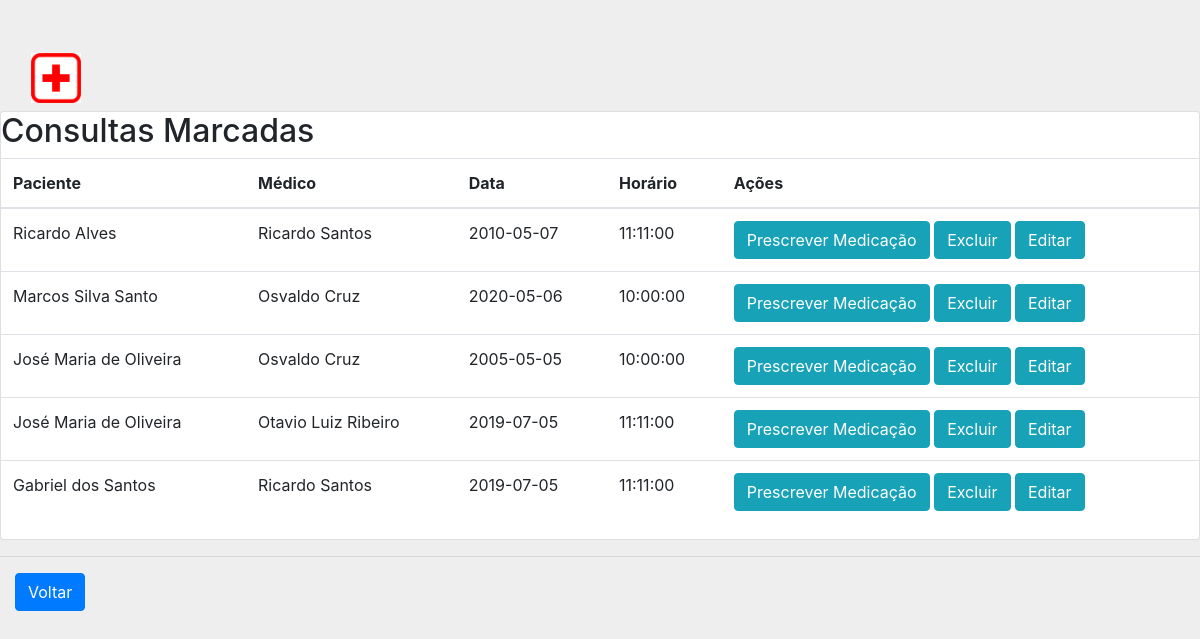
Page /pages/geralCon.php on the committed database.
### tables this page shows
CREATE TABLE `consulta` (
  `ID_Con` int(11) NOT NULL,
  `Nome_Pac` varchar(200) NOT NULL,
  `Nome_Med` varchar(200) NOT NULL,
  `Data_Consulta` date DEFAULT NULL,
  `Horario` time DEFAULT NULL
);

### pages/geralCon.php (the view, shortened to what this page needs)
<!DOCTYPE html>
<html>
<head>
    <link href="../css/bootstrap.css" rel="stylesheet">
    <link href="../css/signin.css" rel="stylesheet">
</head>
<body>
    <nav class="navbar navbar-default">
        <div class="container-fluid">
            <div class="navbar-header">
                <img src="../images/hospital.png" width="50" height="50" style="margin-top: 5px;">
            </div>
        </div>
    </nav>
    <div class="card">
        <div class="col-sm8">
            <h2>Consultas Marcadas</h2>
            <table class="table">
                <thead>
                    <tr>
                        <th scope="col">Paciente</td>
                        <th scope="col">Médico</td>
                        <th scope="col">Data</td>
                        <th scope="col">Horário</td>
                        <th scope="col">Ações</td>
                    </tr>
                </thead>
                <tbody>
                    <?php
                                include_once '../config/conecta.php';
                                mysqli_select_db($link, "bd_hospital");
                                $query = "SELECT * FROM consulta order by Nome_Pac DESC";
                                $result = mysqli_query($link, $query);
                                if(mysqli_num_rows($result)){
                                   while ($linha = mysqli_fetch_assoc($result)){
                                ?>
                    <tr>
                        <td><?= $linha['Nome_Pac'] ?></td>
                        <td><?= $linha['Nome_Med'] ?></td>
                        <td><?= $linha['Data_Consulta'] ?></td>
                        <td><?= $linha['Horario'] ?></td>
                        <td>
                        <a href="formEditaCon.php?id=<?=$linha['ID_Con']?>">
                                <button class="btn btn-info">Prescrever Medicação</button></a>
                            <a href="../config/delete_con.php?id=<?=$linha['ID_Con']?>">
                                <button class="btn btn-info"
                                    onclick="return confirm('Confirmar exclusão do registro?')">Excluir</button></a>
                            <a href="formEditaCon.php?id=<?=$linha['ID_Con']?>">
                                <button class="btn btn-info">Editar</button></a>
                        </td>
                    </tr>
                    <?php
                                }
                                 } else {
                                   print "NEHUM REGISTRO ENCONTRADO.";
                                }
                              ?>
                </tbody>
            </table>
        </div>
    </div>
    <hr>
    <div class=col-sm-8>
        <a href="/BD_SH_2019/principal.php"><button class="btn btn-primary">Voltar</button></a>
    </div>
</body>
</html>

### css/signin.css (style rules this page uses)
body { padding-top: 40px; padding-bottom: 40px; background-color: #eee; }

### rows in the picture
consulta: Nome_Pac "Ricardo Alves", Nome_Med "Ricardo Santos", Data_Consulta "2010-05-07", Horario "11:11:00"
consulta: Nome_Pac "Marcos Silva Santo", Nome_Med "Osvaldo Cruz", Data_Consulta "2020-05-06", Horario "10:00:00"
consulta: Nome_Pac "José Maria de Oliveira", Nome_Med "Osvaldo Cruz", Data_Consulta "2005-05-05", Horario "10:00:00"
consulta: Nome_Pac "José Maria de Oliveira", Nome_Med "Otavio Luiz Ribeiro", Data_Consulta "2019-07-05", Horario "11:11:00"
consulta: Nome_Pac "Gabriel dos Santos", Nome_Med "Ricardo Santos", Data_Consulta "2019-07-05", Horario "11:11:00"
